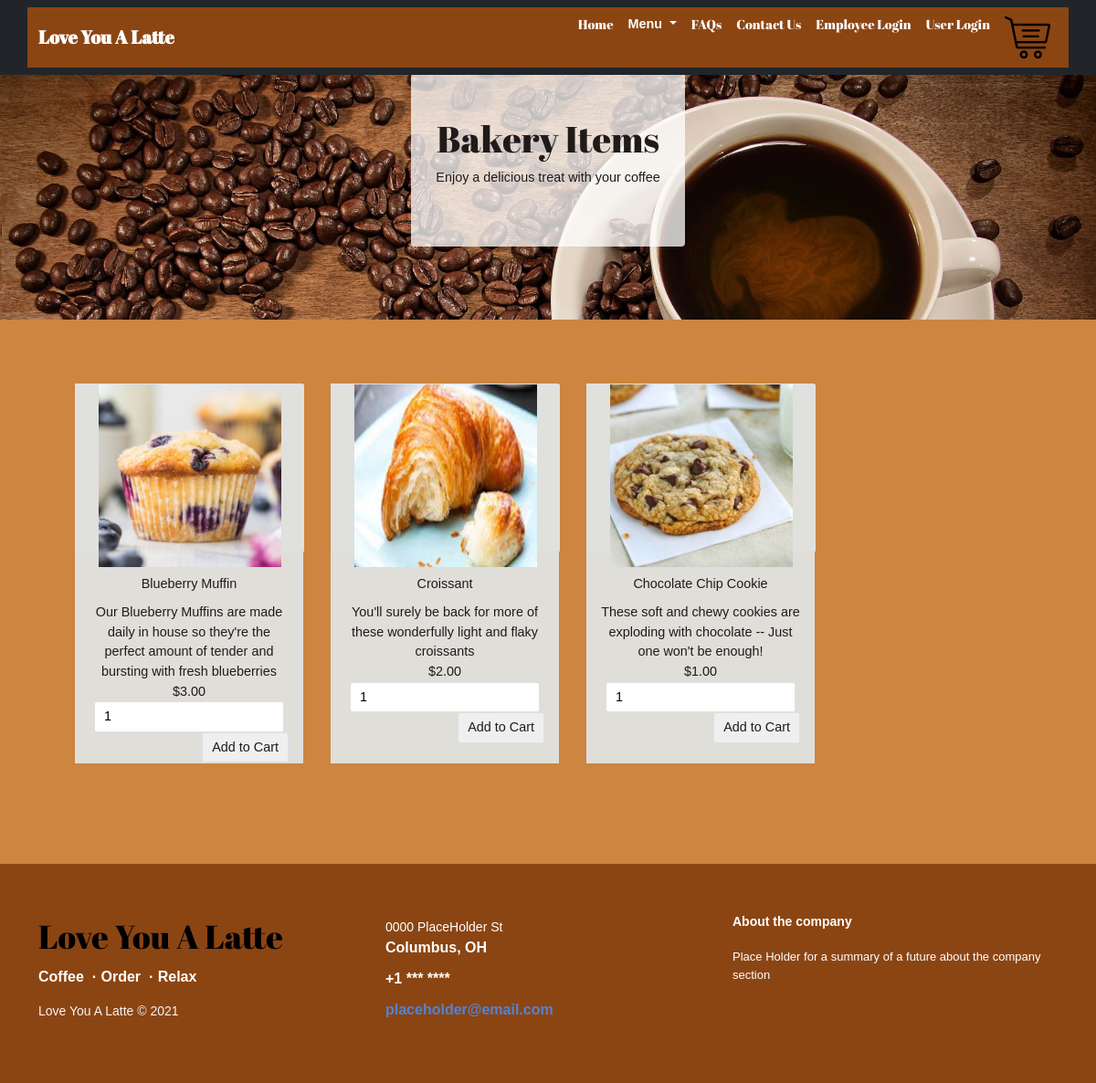
Page /bakeryMenu.php on the committed database.
### tables this page shows
CREATE TABLE `product` (
  `id` int(8) NOT NULL PRIMARY KEY AUTO_INCREMENT,
  `name` varchar(255) NOT NULL,
  `code` varchar(255) NOT NULL UNIQUE KEY,
  `category` varchar(255) NOT NULL,
  `image` text NOT NULL,
  `price` double(10,2) NOT NULL,
  `description` varchar(200) NOT NULL
);

### public/dbcontroller.php (called while the page is built, shortened)
<?php
class DBController
{
	private $host = "mariadb";
	private $user = "root";
	private $password = "welcome1";
	private $database = "love_you_a_latte";
	private $conn;
	function __construct()
	{
		$this->conn = $this->connectDB();
	}
	function connectDB()
	{
		$conn = mysqli_connect($this->host, $this->user, $this->password, $this->database);
		return $conn;
	}
	function runQuery($query)
	{
		$result = mysqli_query($this->conn, $query);
		while ($row = mysqli_fetch_assoc($result)) {
			$resultset[] = $row;
		}
		if (!empty($resultset))
			return $resultset;
	}
}

### public/bakeryMenu.php (the view, shortened to what this page needs)
<?php
require_once("dbcontroller.php");
$db_handle = new DBController();
?>
<!DOCTYPE html>
<html>
<head>
    <?php include('./components/header.php') ?>
</head>
<body id="menubody">
<?php include('./components/nav.php') ?>
    <div id="Menuintro">
        <div class="rounded border-light jumbotron py-5 px-4">
            <h1 style="font-family: 'Abril Fatface', serif;">Bakery Items</h1>
            <p>Enjoy a delicious treat with your coffee</p>
        </div>
    </div>
    <div class="dark-section">
        <div class="container overflow-auto site-section" id="why">
            <div id="product-grid">
                <?php
                $product_array = $db_handle->runQuery("SELECT * FROM product WHERE category='bakery' ORDER BY id ASC");
                if (!empty($product_array)) {
                    foreach($product_array as $key=>$value){
                ?>
                    <div class="product-item">
                        <form method="post" action="cart.php?action=add&code=<?php echo $product_array[$key]["code"]; ?>" target="dummyframe">
                        <div class="product-image"><img src="<?php echo $product_array[$key]["image"]; ?>"></div>
                        <div class="product-tile-footer">
                        <div class="product-title"><?php echo $product_array[$key]["name"]; ?></div>
                        <div class="product-description"><?php echo $product_array[$key]["description"]; ?></div>
                        <div class="product-price"><?php echo "$".$product_array[$key]["price"]; ?></div>
                        <div class="cart-action"><input type="number" class="product-quantity" name="quantity" min="0" value="1" size="2" /><input type="submit" value="Add to Cart" class="btnAddAction" /></div>
                        </div>
                        </form>
                    </div>
                <?php
                    }
                }
                ?>
            </div>
        </div>
    </div>
        <?php include('./components/footer.php') ?>
</body>
</html>

### public/assets/css/styles.css (style rules this page uses)
body { font-family: Arial, Helvetica, sans-serif; }
#Menuintro { text-align: center; padding: 80px; background: url("../../assets/img/homepage.jpg"); background-size: cover; }
#Menuintro .jumbotron { border-radius: 20px; padding: 40px; background-color: rgba(255,255,255,0.75); max-width: 300px; margin: 0 auto; }
.dark-section { background-color: #cd853f; }
.site-section { text-align: center; padding-bottom: 70px; }
#menubody { background-color: saddlebrown; }

### public/assets/css/cartstyle.css (style rules this page uses)
body { font-family: Arial; color: #211a1a; font-size: 0.9em; }
#product-grid { display: flex; flex-wrap: wrap; margin: 40px; }
.btnAddAction { padding: 5px 10px; margin-left: 5px; background-color: #efefef; border: #E0E0E0 1px solid; color: #211a1a; float: right; text-decoration: none; border-radius: 3px; cursor: pointer; }
.product-item { float: left; background: #dfded9; margin: 30px 30px 0px 0px; border: #E0E0E0 1px solid; width: 100%; max-width: 250px; }
.product-image { height: 183px; width: 250px; background-color: rgb(224, 224, 221); }
.product-image img { width: 200px; height: 200px; }
.product-title { margin-top: 10px; margin-bottom: 10px; }
.product-description { word-wrap: break-word; }
.product-price { float:bottom left; }
.cart-action { float: right; }
.product-quantity { padding: 5px 10px; border-radius: 3px; border: #E0E0E0 1px solid; }
.product-tile-footer { padding: 15px 15px 0px 15px; overflow: auto; }

### rows in the picture
product: image (picture), name "Blueberry Muffin", description "Our Blueberry Muffins are made daily in house so they're the perfect amount of tender and bursting with fresh blueberries", price "3.00"
product: image (picture), name "Croissant", description "You'll surely be back for more of these wonderfully light and flaky croissants", price "2.00"
product: image (picture), name "Chocolate Chip Cookie", description "These soft and chewy cookies are exploding with chocolate -- Just one won't be enough!", price "1.00"
